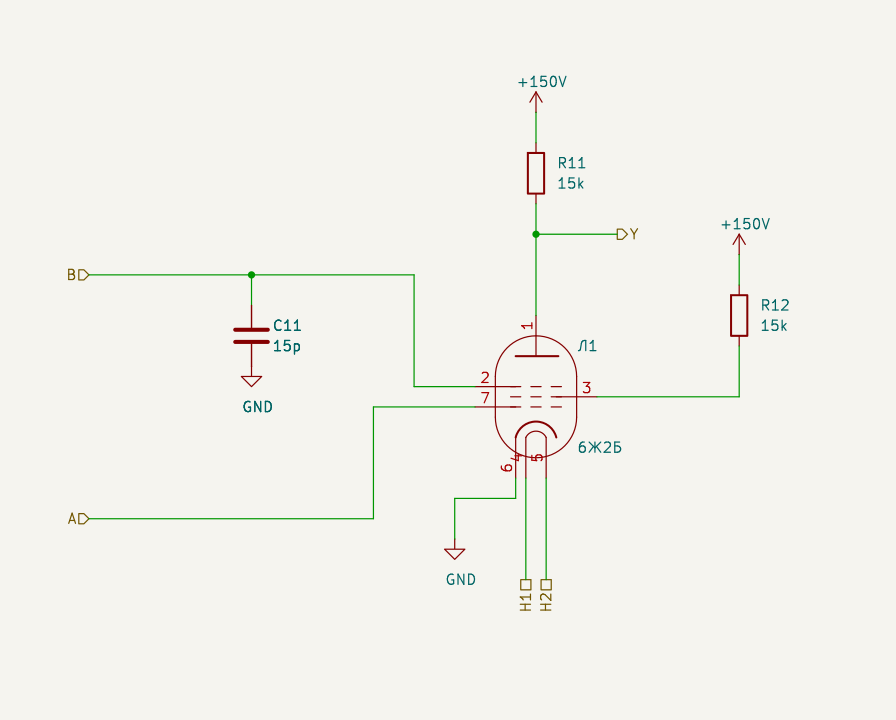
#> input picture doc/img/nand2_j2_cell.png, 896 x 720 px, given in place of latch_rs_cell.png.full.png, which was not available
$ python latch_plots.py
#> lines starting #> are read from the running program, lines starting #| are printed output that depends on the picture; pictures that were not available may be replaced by others from this repository, and a replacement may not be noted
#!/usr/bin/env python3
"""Build every figure of the latch / flip-flop page (sch/logic/RSLATCH_J2N16/README.md) from the sources in the repo.

usage: tools/spice/latch_plots.py [OUT_DIR]          (default: each figure into sch/logic/<CELL>/img)

Writes
  latch_rs_cell.png, latch_d2_cell.png, latch_dff_cell.png   cell sheets exported from KiCad
  latch_dff_tb.png                                           the DFF testbench root sheet
  latch_rs_tran.png, latch_dff_tran.png                      KiCad testbench waveforms (ngspice)
  latch_fanout.png                                           delays and timing limits vs fanout
and prints the input thresholds (slow ramps), the timing limits and the register-to-register clock limit.
Needs kicad-cli, rsvg-convert, matplotlib, Pillow and KiCad's libngspice. Style as tools/spice/not_plots.py.
"""
import os, re, subprocess, sys, tempfile
from multiprocessing import Pool
import numpy as np
import matplotlib
matplotlib.use("Agg")
import matplotlib.pyplot as plt
from PIL import Image

HERE = os.path.dirname(os.path.abspath(__file__))
REPO = os.path.normpath(os.path.join(HERE, "..", ".."))
sys.path.insert(0, HERE)
import latch_sweep as L    # noqa: E402
import latch_timing as LT  # noqa: E402
import dff_sweep as D      # noqa: E402

SCH = os.path.join(REPO, "sch", "logic")
P = dict(L.BASE, **L.CHOSEN, edge="neg")
GRIDS = (2, 4, 6, 8, 10)
IMG_CELL = {"latch_rs_cell.png": "RSLATCH_J2N16", "latch_rs_tran.png": "RSLATCH_J2N16", "latch_fanout.png": "RSLATCH_J2N16",
            "latch_d2_cell.png": "DLATCH2_J2N16",
            "latch_dff_cell.png": "DFF_J2N16", "latch_dff_tb.png": "DFF_J2N16", "latch_dff_tran.png": "DFF_J2N16",
            "dffrn_cell.png": "DFFRN_J2N16X7", "dffrn_tb.png": "DFFRN_J2N16X7", "dffrn_tran.png": "DFFRN_J2N16X7",
            "dffsn_cell.png": "DFFSN_J2N16X7", "dffsn_tb.png": "DFFSN_J2N16X7", "dffsn_tran.png": "DFFSN_J2N16X7"}

def dest(out, png):
    """Where a figure goes: OUT_DIR if given, else the img/ folder of the cell page that shows it."""
    d = out or os.path.join(REPO, "sch", "logic", IMG_CELL[png], "img")
    os.makedirs(d, exist_ok=True)
    return os.path.join(d, png)


BLUE, ORANGE, GREEN = "#2a78d6", "#eb6834", "#2e9e6a"
INK, MUTED, GRID, SURF = "#1f1f1e", "#6b6a64", "#e4e3dc", "#fcfcfb"
plt.rcParams.update({"figure.facecolor": SURF, "axes.facecolor": SURF, "axes.edgecolor": MUTED, "axes.labelcolor": INK,
                     "xtick.color": MUTED, "ytick.color": MUTED, "text.color": INK, "font.size": 10,
                     "axes.spines.top": False, "axes.spines.right": False, "axes.grid": True,
                     "grid.color": GRID, "grid.linewidth": 0.8})


def ngspice(deck_path):
    return subprocess.run([sys.executable, os.path.join(HERE, "ngrun.py"), deck_path],
                          capture_output=True, text=True, check=True).stdout


def meas(text):
    return {k: float(v) for k, v in re.findall(r"^(\w+)\s+=\s+([-\d.e+]+)", text, re.M)}


def refline(ax, y, txt, x):
    ax.axhline(y, color=MUTED, ls=(0, (4, 3)), lw=1)
    ax.text(x, y, txt, va="center", ha="left", fontsize=8, color=MUTED)


def crop_png(svg, png, width=3000, m=30):
#> called with width = 3000, m = 30
    subprocess.run(["rsvg-convert", "-w", str(width), "-b", "white", svg, "-o", png + ".full.png"], check=True)
#> (this line was passed over: subprocess is not available in this run)
    im = Image.open(png + ".full.png").convert("RGB")
#> im is the input picture: PIL image 896x720 RGB; mean R, G, B 243.1, 242.4, 236.8
    a = np.asarray(im).astype(int)
    ys, xs = np.nonzero(a.max(axis=2) - a.min(axis=2) > 60)
#> ys = 7158 values from 76 to 610; xs = 7158 values, max 788 at index 2281, min 68 at index 1247, mean 476.1
    # drop the page frame and title block: keep the bounding box of the colour inside 4..92 % of the page
    h, w = a.shape[:2]
#> h = 720; w = 896
    keep = (xs > 0.03 * w) & (xs < 0.97 * w) & (ys > 0.04 * h) & (ys < 0.80 * h)
    xs, ys = xs[keep], ys[keep]
#> xs = 6838 values, max 788 at index 2281, min 68 at index 1247, mean 474.1; ys = 6838 values from 76 to 575
    im.crop((xs.min() - m, ys.min() - m, xs.max() + m, ys.max() + m)).save(png)
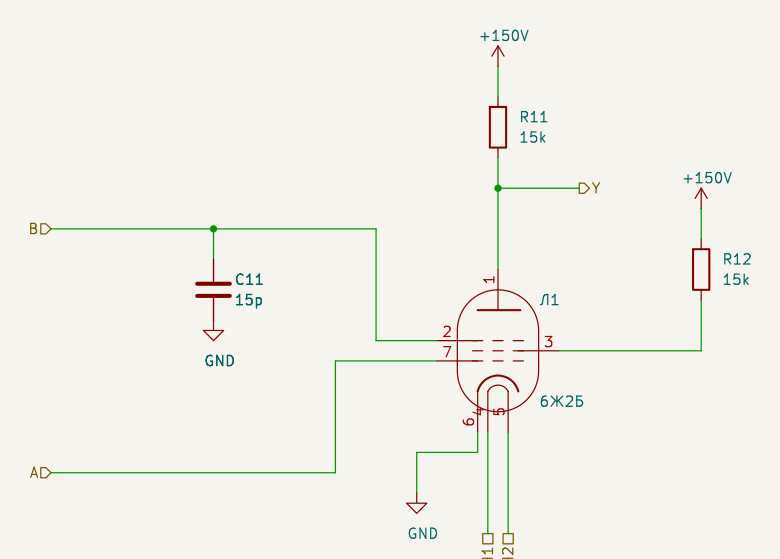
#> saved as latch_rs_cell.png: PIL image 780x559 RGB; mean R, G, B 242.3, 241.6, 235.8
    os.remove(png + ".full.png")


def schematics(out, tmp):
    for tb, pages in (("RSLATCH_J2N16_tb", {"RSLATCH_J2N16_tb-DUT.svg": "latch_rs_cell.png"}),
                      ("DLATCH2_J2N16_tb", {"DLATCH2_J2N16_tb-DUT.svg": "latch_d2_cell.png"}),
                      ("DFF_J2N16_tb", {"DFF_J2N16_tb-DUT.svg": "latch_dff_cell.png", "DFF_J2N16_tb.svg": "latch_dff_tb.png"}),
                      ("DFFRN_J2N16X7_tb", {"DFFRN_J2N16X7_tb-DUT.svg": "dffrn_cell.png", "DFFRN_J2N16X7_tb.svg": "dffrn_tb.png"}),
                      ("DFFSN_J2N16X7_tb", {"DFFSN_J2N16X7_tb-DUT.svg": "dffsn_cell.png", "DFFSN_J2N16X7_tb.svg": "dffsn_tb.png"})):
        svg = os.path.join(tmp, tb)
        os.makedirs(svg, exist_ok=True)
        subprocess.run(["kicad-cli", "sch", "export", "svg", "-e", "-o", svg, os.path.join(SCH, tb[:-len("_tb")], tb + ".kicad_sch")],
                       check=True, capture_output=True)
        for s, png in pages.items():
            crop_png(os.path.join(svg, s), dest(out, png), width=2600 if "tb.svg" in s else 3000)
#> pass 2 of the loop in schematics, `for tb, pages in (("RSLATCH_J2N16_tb", {"RSLATCH_J2N16_tb-DUT.svg": "l..`:
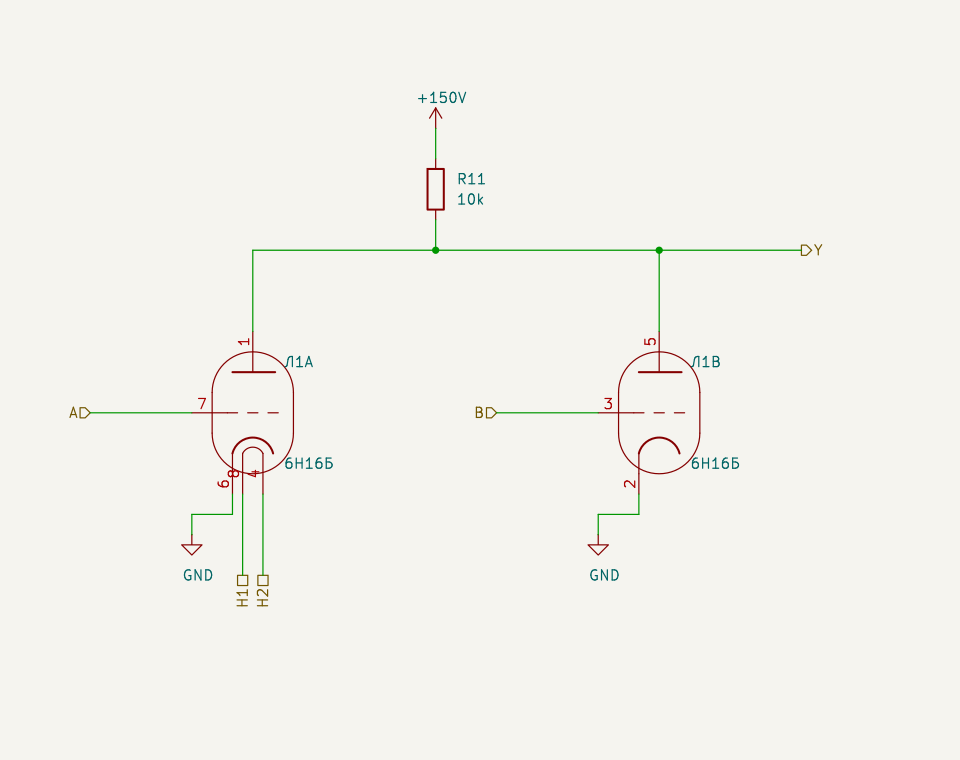
#> input picture doc/img/nor2_n16_cell.png, 960 x 760 px, given in place of latch_d2_cell.png.full.png, which was not available
#> in crop_png, im is the input picture: PIL image 960x760 RGB; mean R, G, B 243.6, 242.7, 237.3
#> a: shape (760, 960, 3) int64
#> in crop_png (call 2), `ys, xs = np.nonzero(a.max(axis=2) - a.min(axis=2) > 60)`: ys = 6402 values from 92 to 605; xs = 6402 values, max 821 at index 670, min 69 at index 3911, mean 436.5
#> in crop_png (call 2), `im.crop((xs.min() - m, ys.min() - m, xs.max() + m, ys.max() + m)).save..`:
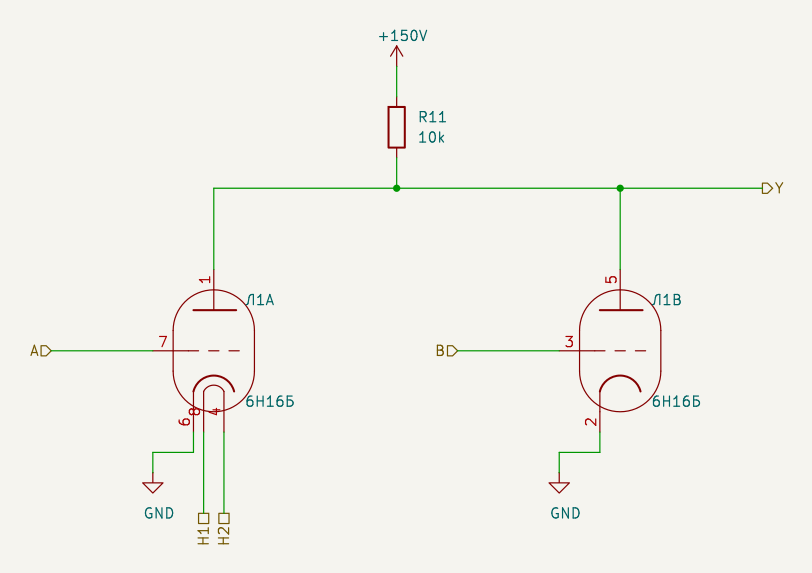
#> saved as latch_d2_cell.png: PIL image 812x573 RGB; mean R, G, B 242.9, 241.9, 236.4


# [57 lines left out: functions kicad_waves, wave_fig, waveforms, reset_waveforms, not called in this run]


THRESH_DECK = """* input thresholds by a slow ramp: LV inputs as Thevenin sources of the divider (V, 140k)
.include {libs}/6Zh2B.sub
.include {libs}/6N16B.sub
VCC vcc 0 150
VNB nb 0 -50
VS vs 0 {vs}
VR vr 0 {vr}
VE ve 0 {ve}
RS vs s 140k
RR vr r 140k
RE ve e 140k
{cell}
.tran 50n 400u
.control
run
meas tran th find v({node}) when v(qn)=100 fall=1 td=16u
.endc
.end
"""


# [63 lines left out: functions thresholds, fmax_job, fanout, not called in this run]


if __name__ == "__main__":
    out = os.path.abspath(sys.argv[1]) if len(sys.argv) > 1 else None
    with tempfile.TemporaryDirectory() as tmp:
#> (the run stopped early here; a loop or call above may not have finished)
